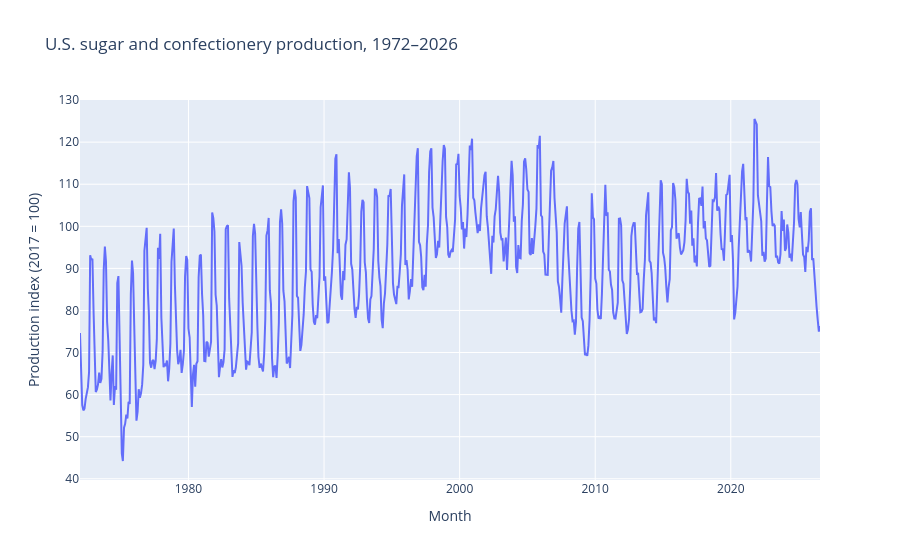

Notebook code for this chart:
### Markdown cell above
Plot the complete monthly series.

### Code cell
fig = px.line(candy_df, x='observation_date', y='IPG3113N',
              title='U.S. sugar and confectionery production, 1972–2026',
              labels={'observation_date':'Month', 'IPG3113N':'Production index (2017 = 100)'})
fig.show()

### Figure 1 — Plotly figure (JSON) as saved in the notebook; plotly's stock layout.template omitted (floating-point values rounded to 4 significant figures; data arrays with more than 128 entries replaced by an {"elided": "..."} marker saying what was removed)
{"data": [{"hovertemplate": "Month=%{x}<br>Production index (2017 = 100)=%{y}<extra></extra>", "legendgroup": "", "line": {"color": "#636efa", "dash": "solid"}, "marker": {"symbol": "circle"}, "mode": "lines", "name": "", "orientation": "v", "showlegend": false, "type": "scatter", "x": {"elided": "656 str values"}, "xaxis": "x", "y": {"elided": "656 float values"}, "yaxis": "y"}], "layout": {"legend": {"tracegroupgap": 0}, "title": {"text": "U.S. sugar and confectionery production, 1972–2026"}, "xaxis": {"anchor": "y", "domain": [0, 1], "title": {"text": "Month"}}, "yaxis": {"anchor": "x", "domain": [0, 1], "title": {"text": "Production index (2017 = 100)"}}}}
